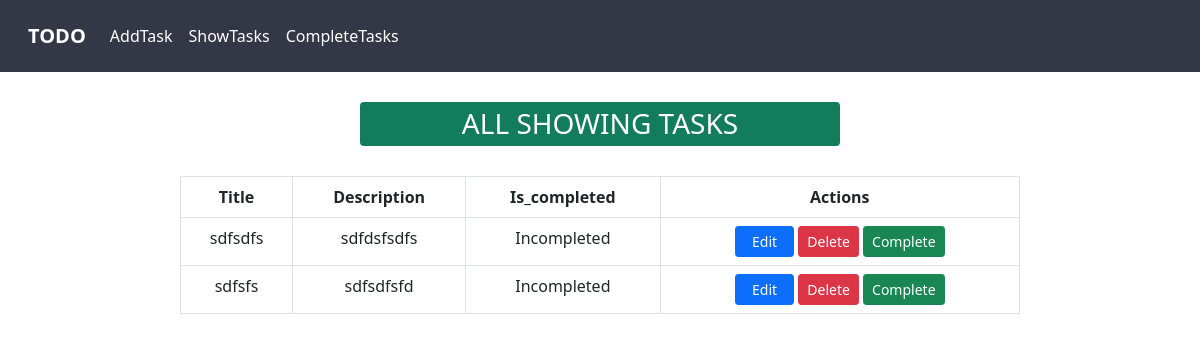
Page /show_tasks/ on the committed database.
### task/models.py (models this page shows)
class TaskModel(models.Model):
    id = models.IntegerField(primary_key=True)
    taskTitle = models.CharField(max_length=20)
    taskDescription = models.TextField(max_length=50)
    is_completed = models.BooleanField(default=False)
    def __str__(self):
        return f"ID: {self.id} Task: {self.taskTitle} Desc: {self.taskDescription} Status: {self.is_completed}"

### task/views.py (the view)
# urls.py: path('show_tasks/', show_tasks, name="showtasks"),
def show_tasks(request):
    task = TaskModel.objects.filter(is_completed=False)
    print(task)
    return render(request,'show_tasks.html', {'tasks': task})

### task/templates/show_tasks.html (shortened to what this page needs)
{% extends 'base.html' %}
{% block content %}
<h3 style="color: white;text-align: center; border-radius: 4px; width: 40%; margin: auto; padding: 5px; margin-top: 30px; background-color: #137C5D;">ALL SHOWING TASKS</h3>
<div style="width: 70%; margin: auto; margin-top: 30px">
    <table class="table table-hover table-bordered text-center">
        <thead>
          <tr>
            <th scope="col">Title</th>
            <th scope="col">Description</th>
            <th scope="col">Is_completed</th>
            <th scope="col">Actions</th>
        </thead>
        <tbody>
            {% for task in tasks %}
              <tr>
                <td>{{task.taskTitle}}</td>
                <td>{{task.taskDescription}}</td>
                {% if task.is_completed == True %}
                <td>Completed</td>
                {% else %}
                <td>Incompleted</td>
                {% endif %}
                <td>
                  <a href="{% url 'edittask' task.id %}" class="btn btn-primary btn-sm px-3">Edit</a>
                  <a href="{% url 'deletetask' task.id %}" class="btn btn-danger btn-sm">Delete</a>
                  <a href="{% url 'completetasks' task.id %}" class="btn btn-success btn-sm">Complete</a>
                </td>
              </tr>
            {% endfor %}
        </tbody>
      </table>
</div>
{% endblock %}

### rows in the picture
TaskModel: taskTitle "sdfsdfs", taskDescription "sdfdsfsdfs", is_completed "Incompleted"
TaskModel: taskTitle "sdfsfs", taskDescription "sdfsdfsfd", is_completed "Incompleted"
